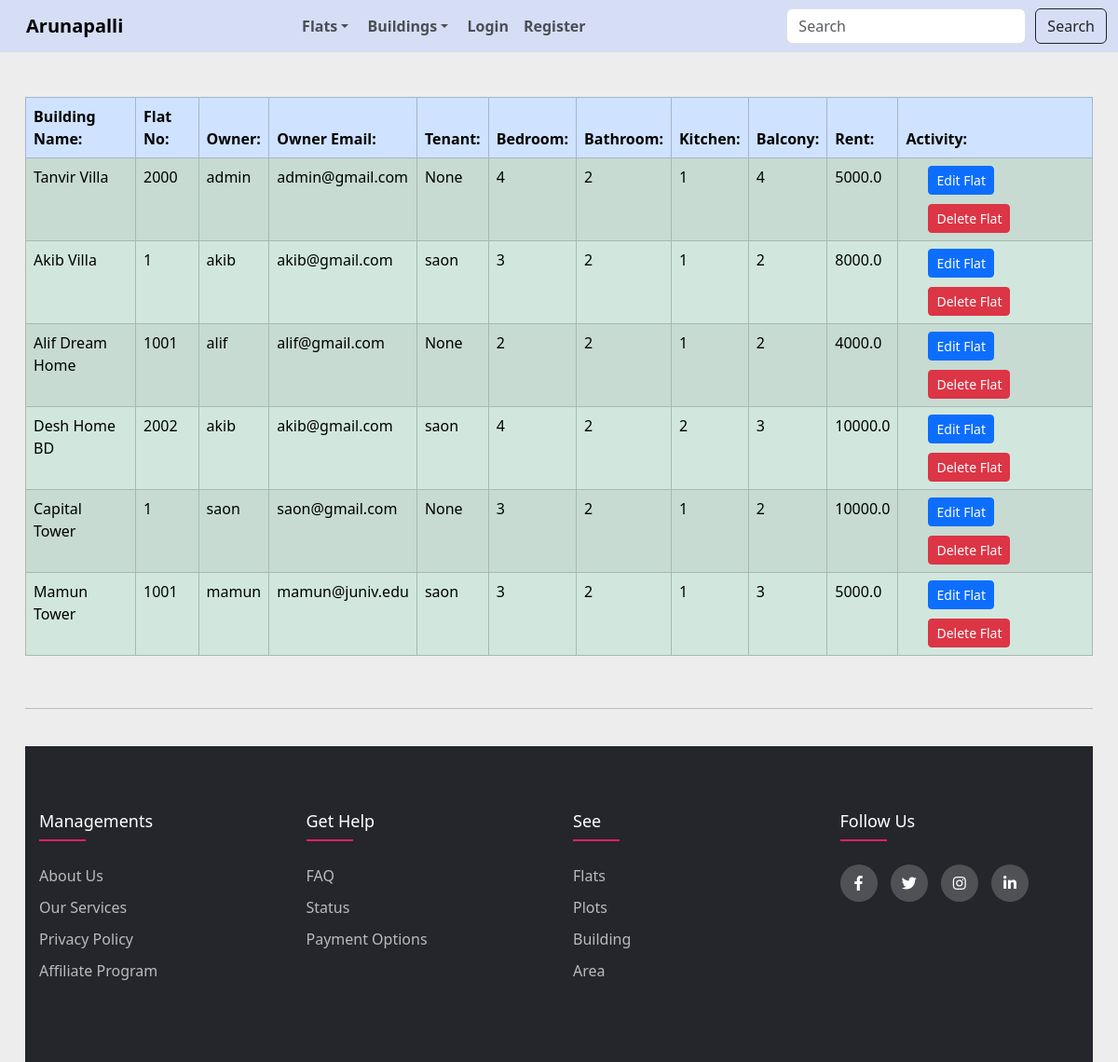
/dashboard, run on the app's committed database.
### tenant/models.py (models this page shows, shortened)
class Flat(models.Model):
    number = models.CharField(max_length=10)
    owner = models.ForeignKey(User, on_delete=models.CASCADE)
    building = models.ForeignKey(Building, on_delete=models.CASCADE)
    bedroom = models.IntegerField()
    washroom = models.IntegerField()
    kitchen = models.IntegerField()
    balcony = models.IntegerField()
    flat_area = models.FloatField()
    tenant = models.ForeignKey(User, on_delete=models.CASCADE, blank=True, null=True, related_name='tenant_flat')
    rent = models.FloatField()

class Building(models.Model):
    name = models.CharField(max_length=100)
    Location = models.CharField(max_length=100)
    District = models.CharField(max_length=100)
    post_code = models.CharField(max_length=10)
    total_flat = models.IntegerField()
    owner = models.ForeignKey(User, on_delete=models.CASCADE)
    building_image = models.ImageField(upload_to='images/', blank=True, null=True)
    def __str__(self):
        return self.name

### tenant/views.py (the view)
# urls.py: path('dashboard', views.dashboard, name='dash-board'),
def dashboard(request):
    flats = Flat.objects.all()
    return render(request, 'tenants/dashboard.html', {'flats': flats})

### tenant/templates/tenants/dashboard.html
{% extends "tenants/base.html" %}
{% block content %}
<br>
<br>
<table class="table table-success table-striped table-bordered">
    <thead>
      <tr class="table-primary">
        <th scope="col">Building Name:</th>
        <th scope="col">Flat No:</th>
        <th scope="col">Owner:</th>
        <th scope="col">Owner Email: </th>
        <th scope="col">Tenant: </th>
        <th scope="col">Bedroom: </th>
        <th scope="col">Bathroom: </th>
        <th scope="col">Kitchen: </th>
        <th scope="col">Balcony:  </th>
        <th scope="col">Rent:</th>
        <th scope="col">Activity:</th>
      </tr>
    </thead>
    <tbody>
        {% for flat in flats %}
      <tr>
        <td>{{ flat.building }}</td>
        <td>{{ flat.number }}</td>
        <td>{{ flat.owner }}</td>
        <td>{{ flat.owner.email }}</td>
        <td>{{ flat.tenant }}</td>
        <td>{{ flat.bedroom }}</td>
        <td>{{ flat.washroom }}</td>
        <td>{{ flat.kitchen }}</td>
        <td>{{ flat.balcony }}</td>
        <td>{{ flat.rent }}</td>
        <td>
          <a href="{% url 'edit-flat' flat.id %}" class="btn btn-primary btn-sm mx-4" style="margin-bottom: 10px;">Edit Flat</a>
          <a href="{% url 'delete-flat' flat.id %}" class="btn btn-danger btn-sm mx-4">Delete Flat</a>
        </td>
      </tr>
      {% endfor %}
    </tbody>
  </table>
{% endblock %}

### tenant/templates/tenants/base.html (style rules this page uses)
body { background-color: #f4f4f4; }
* { margin:0; padding:0; box-sizing: border-box; }
body { background-color: #EDEDED !important; }

### data on the page
Flat: building "Tanvir Villa", number "2000", owner "admin", owner.email "admin@gmail.com", tenant "None", bedroom "4", washroom "2", kitchen "1", balcony "4", rent "5000.0"
Flat: building "Akib Villa", number "1", owner "akib", owner.email "akib@gmail.com", tenant "saon", bedroom "3", washroom "2", kitchen "1", balcony "2", rent "8000.0"
Flat: building "Alif Dream Home", number "1001", owner "alif", owner.email "alif@gmail.com", tenant "None", bedroom "2", washroom "2", kitchen "1", balcony "2", rent "4000.0"
Flat: building "Desh Home BD", number "2002", owner "akib", owner.email "akib@gmail.com", tenant "saon", bedroom "4", washroom "2", kitchen "2", balcony "3", rent "10000.0"
Flat: building "Capital Tower", number "1", owner "saon", owner.email "saon@gmail.com", tenant "None", bedroom "3", washroom "2", kitchen "1", balcony "2", rent "10000.0"
Flat: building "Mamun Tower", number "1001", owner "mamun", owner.email "mamun@juniv.edu", tenant "saon", bedroom "3", washroom "2", kitchen "1", balcony "3", rent "5000.0"
